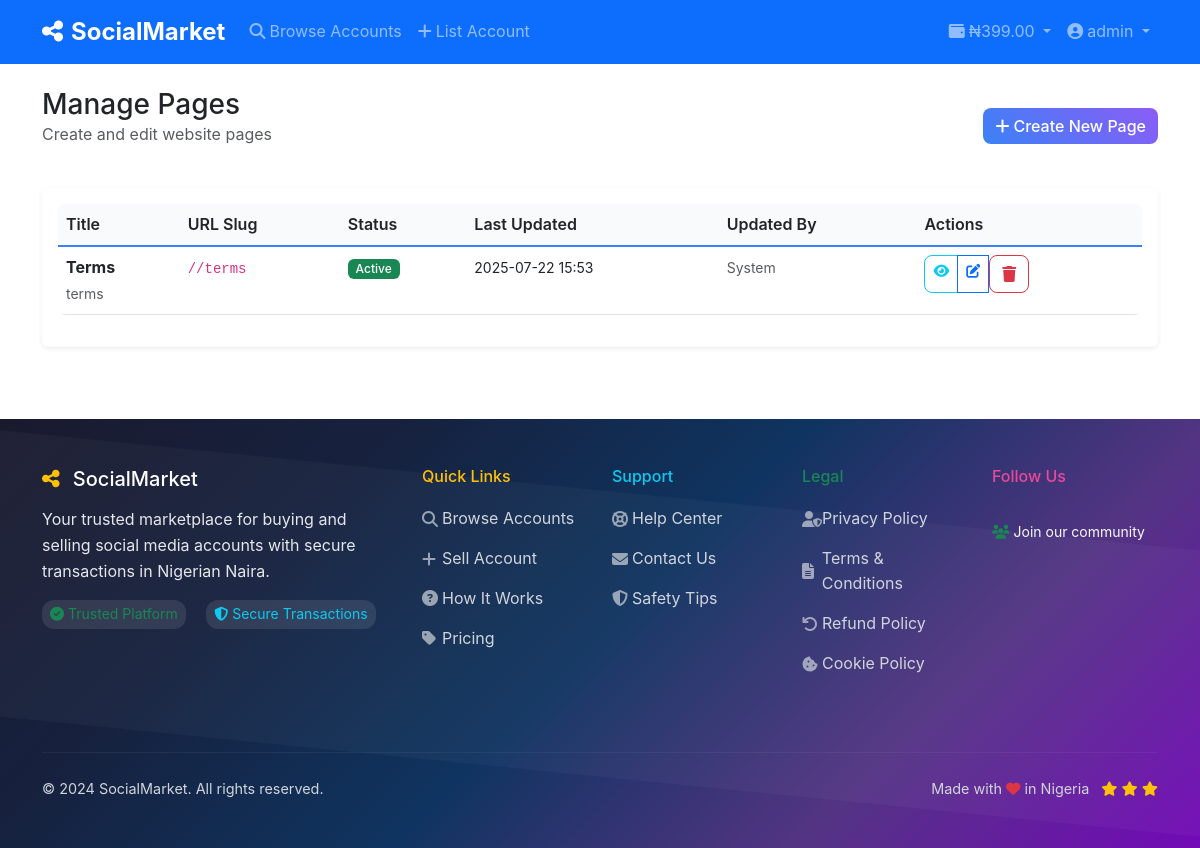
The app's page /admin/pages (signed in), older data.
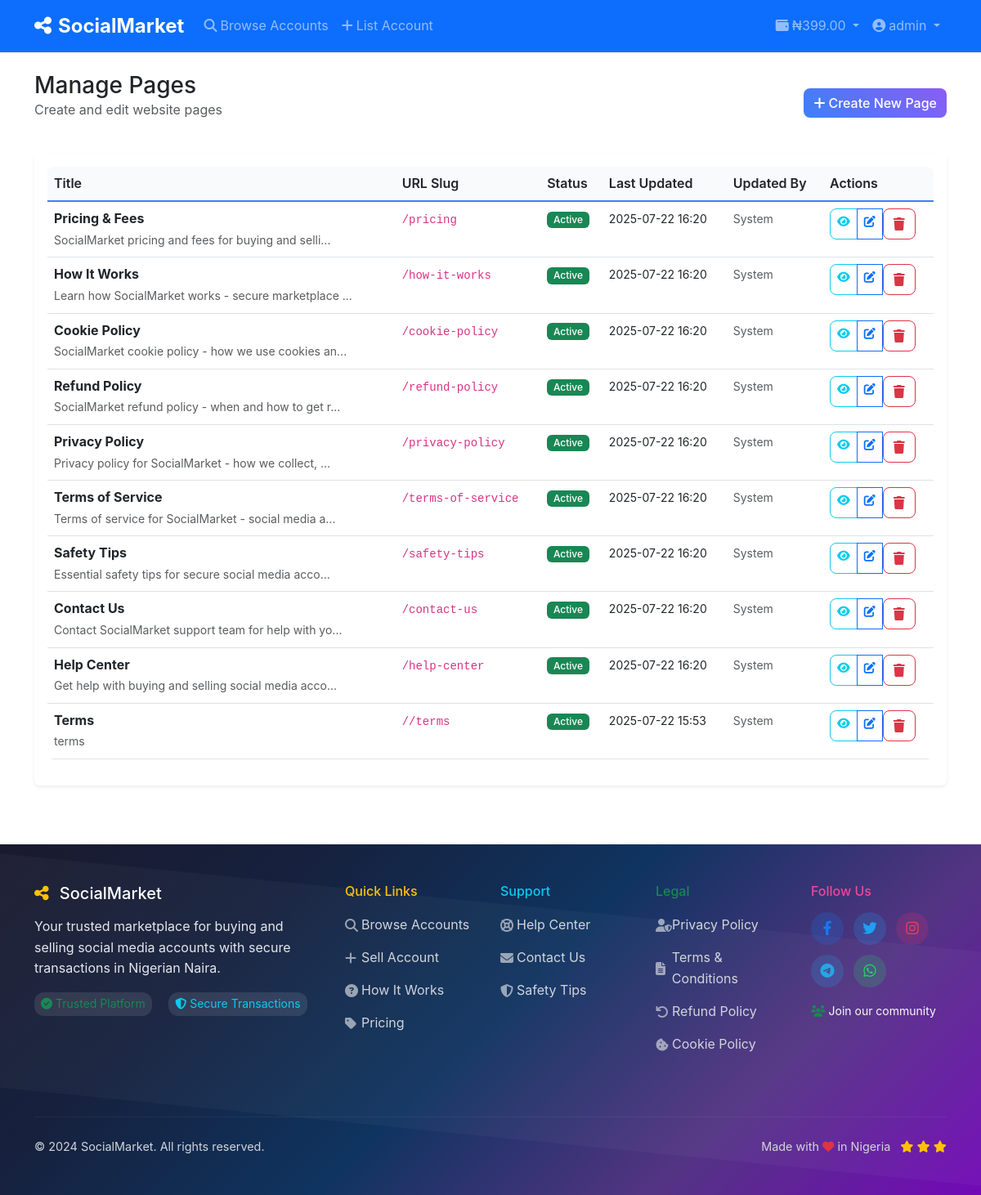
The same page, newer data.
### models.py (models this page shows)
class Page(db.Model):
    __tablename__ = 'page'
    id = db.Column(db.Integer, primary_key=True)
    title = db.Column(db.String(200), nullable=False)
    slug = db.Column(db.String(100), unique=True, nullable=False)
    content = db.Column(db.Text, nullable=False)
    meta_description = db.Column(db.String(160))
    seo_title = db.Column(db.String(200))
    seo_keywords = db.Column(db.String(500))
    is_active = db.Column(db.Boolean, default=True)
    created_at = db.Column(db.DateTime, default=datetime.utcnow)
    updated_at = db.Column(db.DateTime, default=datetime.utcnow)
    updated_by = db.Column(db.Integer, db.ForeignKey('user.id'))
    updater = db.relationship('User', backref='updated_pages')

### app.py (the view)
@app.route('/admin/pages')
@login_required
@admin_required
def admin_pages():
    page = request.args.get('page', 1, type=int)
    pages = Page.query.order_by(Page.updated_at.desc()).paginate(
        page=page, per_page=20, error_out=False
    )
    return render_template('admin/pages.html', pages=pages)

### app.py (called while the page is built)
def admin_required(f):
    @wraps(f)
    def decorated_function(*args, **kwargs):
        if not current_user.is_authenticated or current_user.role != 'admin':
            flash('Access denied. Admin privileges required.', 'error')
            return redirect(url_for('index'))
        return f(*args, **kwargs)
    return decorated_function

@login_manager.user_loader
def load_user(user_id):
    return User.query.get(int(user_id))

@app.context_processor
def inject_settings():
    settings = Settings.query.first()
    return dict(settings=settings)

### templates/admin/pages.html (shortened to what the changed rows need)
{% extends "base.html" %}
{% block content %}
<div class="container py-4">
    <div class="row mb-4">
        <div class="col-12">
            <div class="d-flex justify-content-between align-items-center">
                <div>
                    <h1 class="h3 mb-0">Manage Pages</h1>
                </div>
            </div>
        </div>
    </div>
    <div class="row">
        <div class="col-12">
            <div class="card border-0 shadow-sm">
                <div class="card-body">
                    {% if pages.items %}
                        <div class="table-responsive">
                            <table class="table table-hover">
                                <thead>
                                    <tr>
                                        <th>Title</th>
                                        <th>URL Slug</th>
                                        <th>Status</th>
                                        <th>Last Updated</th>
                                        <th>Updated By</th>
                                        <th>Actions</th>
                                    </tr>
                                </thead>
                                <tbody>
                                    {% for page in pages.items %}
                                    <tr>
                                        <td>
                                            <div class="fw-bold">{{ page.title }}</div>
                                            <small class="text-muted">{{ page.meta_description[:50] }}{% if page.meta_description|length > 50 %}...{% endif %}</small>
                                        </td>
                                        <td>
                                            <code>/{{ page.slug }}</code>
                                        </td>
                                        <td>
                                            {% if page.is_active %}
                                                <span class="badge bg-success">Active</span>
                                            {% else %}
                                                <span class="badge bg-secondary">Inactive</span>
                                            {% endif %}
                                        </td>
                                        <td>
                                            <small>{{ page.updated_at.strftime('%Y-%m-%d %H:%M') }}</small>
                                        </td>
                                        <td>
                                            {% if page.editor %}
                                                <small>{{ page.editor.username }}</small>
                                            {% else %}
                                                <small class="text-muted">System</small>
                                            {% endif %}
                                        </td>
                                        <td>
                                            <div class="btn-group btn-group-sm">
                                                {% if page.is_active %}
                                                <a href="/{{ page.slug }}" class="btn btn-outline-info" target="_blank" title="View Page">
                                                    <i class="fas fa-eye"></i>
                                                </a>
                                                {% endif %}
                                                <a href="{{ url_for('admin_edit_page', id=page.id) }}" class="btn btn-outline-primary" title="Edit">
                                                    <i class="fas fa-edit"></i>
                                                </a>
                                                <form method="POST" action="{{ url_for('admin_delete_page', id=page.id) }}" class="d-inline"
                                                      onsubmit="return confirm('Are you sure you want to delete this page?')">
                                                    <button type="submit" class="btn btn-outline-danger" title="Delete">
                                                        <i class="fas fa-trash"></i>
                                                    </button>
                                                </form>
                                            </div>
                                        </td>
                                    </tr>
                                    {% endfor %}
                                </tbody>
                            </table>
                        </div>
                    {% endif %}
                </div>
            </div>
        </div>
    </div>
</div>
{% endblock %}

### templates/base.html (shortened to what the changed rows need)
<!DOCTYPE html>
<html lang="en">
<head>
    <link href="https://cdn.jsdelivr.net/npm/bootstrap@5.3.0/dist/css/bootstrap.min.css" rel="stylesheet">
    <link href="https://cdnjs.cloudflare.com/ajax/libs/font-awesome/6.4.0/css/all.min.css" rel="stylesheet">
    <link href="{{ url_for('static', filename='css/style.css') }}" rel="stylesheet">
</head>
<body>
    <main>
        {% block content %}{% endblock %}
    </main>
    <footer class="footer-colorful text-light py-5 mt-5">
        <div class="container">
            <div class="row">
                <div class="col-lg-2 mb-4">
                    <div class="social-links">
                        {% if settings and settings.facebook_url %}
                        <a href="{{ settings.facebook_url }}" class="social-link facebook" target="_blank">
                            <i class="fab fa-facebook-f"></i>
                        </a>
                        {% endif %}
                        {% if settings and settings.twitter_url %}
                        <a href="{{ settings.twitter_url }}" class="social-link twitter" target="_blank">
                            <i class="fab fa-twitter"></i>
                        </a>
                        {% endif %}
                        {% if settings and settings.instagram_url %}
                        <a href="{{ settings.instagram_url }}" class="social-link instagram" target="_blank">
                            <i class="fab fa-instagram"></i>
                        </a>
                        {% endif %}
                        {% if settings and settings.telegram_url %}
                        <a href="{{ settings.telegram_url }}" class="social-link telegram" target="_blank">
                            <i class="fab fa-telegram"></i>
                        </a>
                        {% endif %}
                        {% if settings and settings.whatsapp_url %}
                        <a href="{{ settings.whatsapp_url }}" class="social-link whatsapp" target="_blank">
                            <i class="fab fa-whatsapp"></i>
                        </a>
                        {% endif %}
                    </div>
                </div>
            </div>
        </div>
    </footer>
</body>
</html>

Row changes from the older to the newer data that the page shows:
added Page: title "Pricing & Fees", meta_description "SocialMarket pricing and fees for buying and selli", slug "pricing", is_active "Active", updated_at "2025-07-22 16:20"
added Page: title "How It Works", meta_description "Learn how SocialMarket works - secure marketplace", slug "how-it-works", is_active "Active", updated_at "2025-07-22 16:20"
added Page: title "Cookie Policy", meta_description "SocialMarket cookie policy - how we use cookies an", slug "cookie-policy", is_active "Active", updated_at "2025-07-22 16:20"
added Page: title "Refund Policy", meta_description "SocialMarket refund policy - when and how to get r", slug "refund-policy", is_active "Active", updated_at "2025-07-22 16:20"
added Page: title "Privacy Policy", meta_description "Privacy policy for SocialMarket - how we collect,", slug "privacy-policy", is_active "Active", updated_at "2025-07-22 16:20"
added Page: title "Terms of Service", meta_description "Terms of service for SocialMarket - social media a", slug "terms-of-service", is_active "Active", updated_at "2025-07-22 16:20"
added Page: title "Safety Tips", meta_description "Essential safety tips for secure social media acco", slug "safety-tips", is_active "Active", updated_at "2025-07-22 16:20"
added Page: title "Contact Us", meta_description "Contact SocialMarket support team for help with yo", slug "contact-us", is_active "Active", updated_at "2025-07-22 16:20"
added Page: title "Help Center", meta_description "Get help with buying and selling social media acco", slug "help-center", is_active "Active", updated_at "2025-07-22 16:20"
